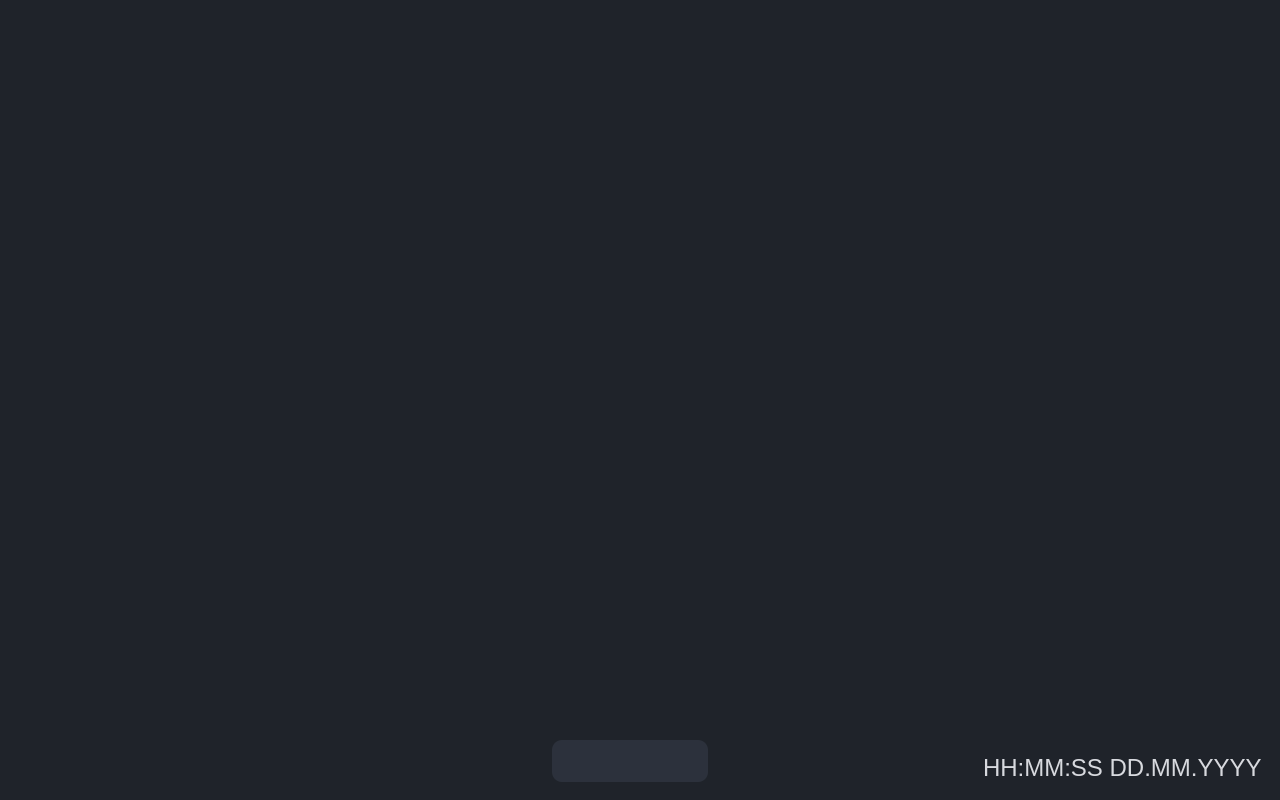
<?xml version='1.0' encoding='UTF-8'?>
<ui version="4.0">
 <class>MainWindow</class>
 <widget class="QMainWindow" name="MainWindow">
  <property name="geometry">
   <rect>
    <x>0</x>
    <y>0</y>
    <width>1280</width>
    <height>800</height>
   </rect>
  </property>
  <property name="sizePolicy">
   <sizepolicy hsizetype="Preferred" vsizetype="Maximum">
    <horstretch>0</horstretch>
    <verstretch>0</verstretch>
   </sizepolicy>
  </property>
  <property name="windowTitle">
   <string>MainWindow</string>
  </property>
  <property name="styleSheet">
   <string notr="true">*{
	border: none;
	background-color: transparent;
	color: #d7d9de;
}

QMainWindow#MainWindow, QMessageBox {
	background-color: #1f232a;
}

QToolBar#settingsToolbar, QMessageBox QPushButton {
	background-color: #191c22;
}

QMessageBox QPushButton {
	border: 1px solid transparent;
	border-radius: 4px;
	padding: 6px 14px;
}

QMessageBox QPushButton:hover, QToolBar#settingsToolbar QToolButton:hover {
	background-color: #2c313c;
}

QMessageBox QPushButton:pressed, QToolBar#settingsToolbar QToolButton:pressed {
	background-color: #14171c;
}

QMessageBox QPushButton:focus {
	border-color: #77718f;
}</string>
  </property>
  <widget class="QWidget" name="root">
   <property name="styleSheet">
    <string notr="true" />
   </property>
   <layout class="QVBoxLayout" name="verticalLayout">
    <item>
     <widget class="QWidget" name="viewport" native="true">
      <property name="styleSheet">
       <string notr="true" />
      </property>
      <layout class="QVBoxLayout" name="verticalLayout_2">
       <property name="bottomMargin">
        <number>0</number>
       </property>
       <item>
        <widget class="QStackedWidget" name="pages">
         <property name="styleSheet">
          <string notr="true" />
         </property>
         <property name="currentIndex">
          <number>2</number>
         </property>
        </widget>
       </item>
      </layout>
     </widget>
    </item>
    <item>
     <widget class="QWidget" name="bottomBarContainer" native="true">
      <property name="styleSheet">
       <string notr="true" />
      </property>
      <layout class="QHBoxLayout" name="horizontalLayout_27">
       <property name="leftMargin">
        <number>0</number>
       </property>
       <property name="topMargin">
        <number>0</number>
       </property>
       <property name="rightMargin">
        <number>0</number>
       </property>
       <property name="bottomMargin">
        <number>0</number>
       </property>
       <item>
        <spacer name="bottomBarLeftSpacer">
         <property name="orientation">
          <enum>Qt::Horizontal</enum>
         </property>
         <property name="sizeType">
          <enum>QSizePolicy::Fixed</enum>
         </property>
         <property name="sizeHint" stdset="0">
          <size>
           <width>410</width>
           <height>20</height>
          </size>
         </property>
        </spacer>
       </item>
       <item alignment="Qt::AlignHCenter">
        <widget class="QWidget" name="menuContainer" native="true">
         <property name="styleSheet">
          <string notr="true">#buttonsContainer {
	background-color: #2c313c;
	border-radius: 10px;
}</string>
         </property>
         <layout class="QVBoxLayout" name="verticalLayout_18">
          <property name="topMargin">
           <number>0</number>
          </property>
          <item>
           <widget class="QPushButton" name="buttonsCurrentButton">
            <property name="sizePolicy">
             <sizepolicy hsizetype="Minimum" vsizetype="Minimum">
              <horstretch>0</horstretch>
              <verstretch>0</verstretch>
             </sizepolicy>
            </property>
            <property name="font">
             <font>
              <pointsize>5</pointsize>
             </font>
            </property>
            <property name="text">
             <string />
            </property>
            <property name="icon">
             <iconset>
              <normaloff>:/icons/three-dots-0-purple.svg</normaloff>:/icons/three-dots-0-purple.svg</iconset>
            </property>
            <property name="iconSize">
             <size>
              <width>40</width>
              <height>40</height>
             </size>
            </property>
           </widget>
          </item>
          <item>
           <widget class="QWidget" name="buttonsContainer" native="true">
            <property name="styleSheet">
             <string notr="true">QPushButton {
	padding: 5px;
	border-radius: 15px;
}

QPushButton:hover {
	background-color: #434158;
}

QPushButton:pressed {
	background-color: #22252e;
}
</string>
            </property>
            <layout class="QHBoxLayout" name="horizontalLayout_26">
             <item>
              <widget class="QPushButton" name="devicesBtn">
               <property name="cursor">
                <cursorShape>PointingHandCursor</cursorShape>
               </property>
               <property name="text">
                <string />
               </property>
               <property name="icon">
                <iconset>
                 <normaloff>:/icons/home.svg</normaloff>:/icons/home.svg</iconset>
               </property>
               <property name="iconSize">
                <size>
                 <width>64</width>
                 <height>64</height>
                </size>
               </property>
              </widget>
             </item>
             <item>
              <widget class="QPushButton" name="mediaBtn">
               <property name="cursor">
                <cursorShape>PointingHandCursor</cursorShape>
               </property>
               <property name="autoFillBackground">
                <bool>false</bool>
               </property>
               <property name="text">
                <string />
               </property>
               <property name="icon">
                <iconset>
                 <normaloff>:/icons/headphones.svg</normaloff>:/icons/headphones.svg</iconset>
               </property>
               <property name="iconSize">
                <size>
                 <width>64</width>
                 <height>64</height>
                </size>
               </property>
              </widget>
             </item>
             <item>
              <widget class="QPushButton" name="analyticsBtn">
               <property name="cursor">
                <cursorShape>PointingHandCursor</cursorShape>
               </property>
               <property name="text">
                <string />
               </property>
               <property name="icon">
                <iconset>
                 <normaloff>:/icons/database.svg</normaloff>:/icons/database.svg</iconset>
               </property>
               <property name="iconSize">
                <size>
                 <width>64</width>
                 <height>64</height>
                </size>
               </property>
              </widget>
             </item>
            </layout>
           </widget>
          </item>
         </layout>
        </widget>
       </item>
       <item alignment="Qt::AlignRight">
        <widget class="QWidget" name="dateTimeContainer" native="true">
         <property name="font">
          <font>
           <pointsize>16</pointsize>
          </font>
         </property>
         <layout class="QHBoxLayout" name="horizontalLayout">
          <item alignment="Qt::AlignBottom">
           <widget class="QLabel" name="dateTimeLabel">
            <property name="font">
             <font>
              <pointsize>18</pointsize>
             </font>
            </property>
            <property name="text">
             <string>HH:MM:SS DD.MM.YYYY</string>
            </property>
           </widget>
          </item>
         </layout>
        </widget>
       </item>
      </layout>
     </widget>
    </item>
   </layout>
  </widget>
 </widget>
 <resources />
 <connections />
</ui>
